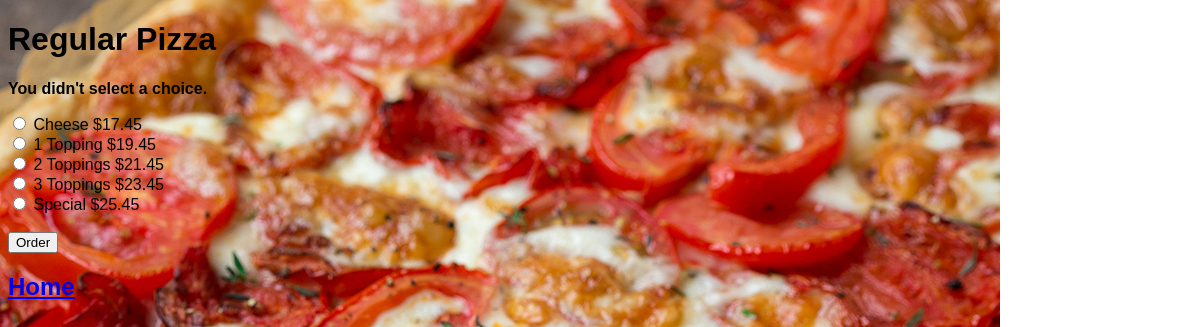
The app's page /1/order/ with its own data.
### orders/models.py (models this page shows, shortened)
class Category(models.Model):
    SMALL = 'S'
    LARGE = 'L'
    CATEGORY_SIZES = (
        (SMALL, 'Small'),
        (LARGE, 'Large'),
    )
    item_size = models.CharField(
        'size',
        max_length=1,
        choices=CATEGORY_SIZES,
        default=SMALL,
    )
    category_text = models.CharField(max_length=200)
    pub_date = models.DateTimeField('date published')
    toppings = models.ManyToManyField(Topping)

class Type(models.Model):
    category = models.ForeignKey(Category, on_delete=models.CASCADE)
    type_text = models.CharField(max_length=200)
    price = models.DecimalField(decimal_places=2, max_digits=5)
    orders = models.IntegerField(default=0)

### orders/views.py (the view)
# urls.py: path('<int:category_id>/order/', views.order, name='order'),
def order(request, category_id):
    category = get_object_or_404(Category, pk=category_id)
    try:
        selected_type = category.type_set.get(pk=request.POST['type'])
    except (KeyError, Type.DoesNotExist):
        return render(request, 'orders/detail.html', {
            'category': category,
            'error_message': "You didn't select a choice.",
            })
    else:
        selected_type.orders += 1
        selected_type.save()
        return HttpResponseRedirect(reverse('results', args=(category.id,)))

### orders/templates/orders/detail.html (shortened to what this page needs)
{% extends "orders/base.html" %}
{% block body %}
<h1>{{ category.category_text }}</h1>
{% if error_message %}<p><strong>{{ error_message }}</strong></p>{% endif %}
<form action="{% url 'order' category.id %}" method="post">
{% for type in category.type_set.all %}
    <input type="radio" name="type" id="type{{ forloop.counter }}" value="{{ type.id }}">
    <label for="type{{ forloop.counter }}">{{ type.type_text }} ${{ type.price }}</label><br>
{% endfor %}
<br><input type="submit" value="Order">
</form>
<h2><a href="{% url 'index' %}">Home</a></h2>
{% endblock %}

### orders/static/orders/style.css (style rules this page uses)
body { font-family: sans-serif; left: 30px }
body { background: white url("images/Puff+Pastry+Pizza.jpg") no-repeat; }

### records on screen
Category: category_text "Regular Pizza"
Type: type_text "Cheese", price "17.45"
Type: type_text "1 Topping", price "19.45"
Type: type_text "2 Toppings", price "21.45"
Type: type_text "3 Toppings", price "23.45"
Type: type_text "Special", price "25.45"

### other values on screen
{{ error_message }} "You didn't select a choice."
